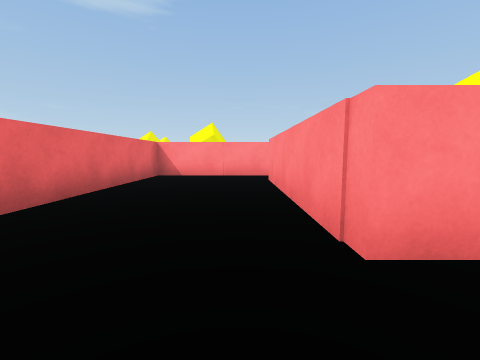
View 1 (above)

16 first-person views from a walk through a Unity game level. The camera is 0.62 m above the floor, tilts 6° down and sees 90° across. The floor is counted in squares, 1 m on a side. Each view is taken from the middle of a square. On the plan, view 1 faces up. The plan holds only what a view shows up to about 9 squares ahead; the rest is blank. The place goes on beyond the plan. The player is left out.

View 2
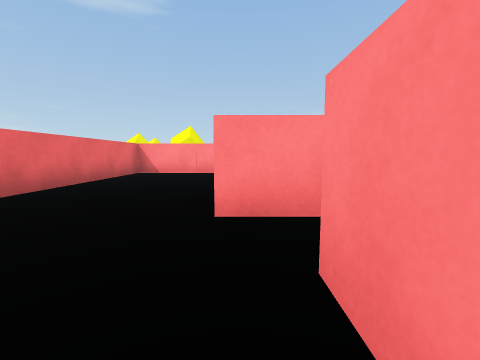

View 3
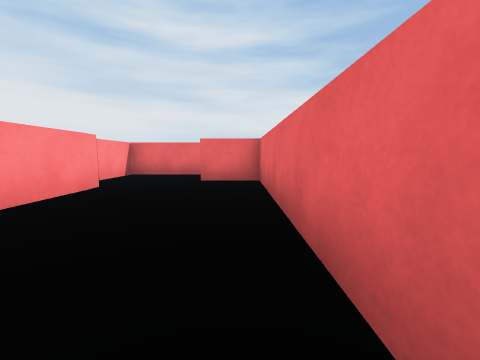

View 4
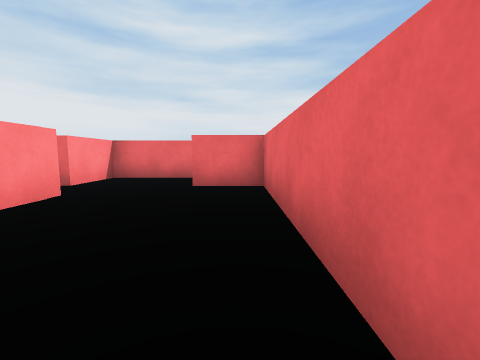

View 5
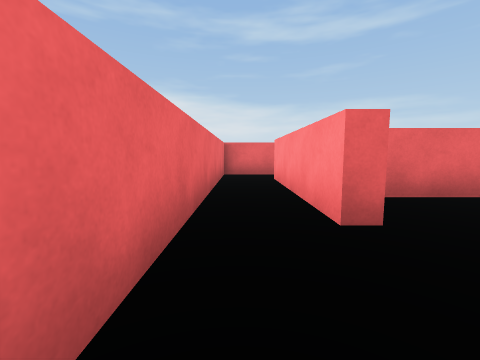

View 6
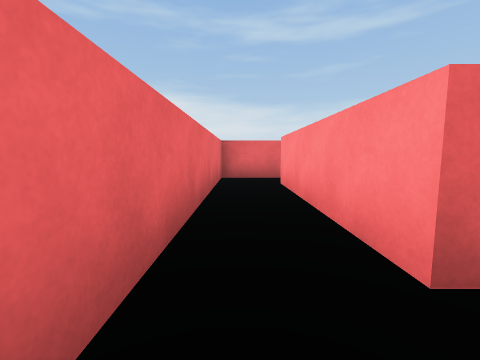

View 7
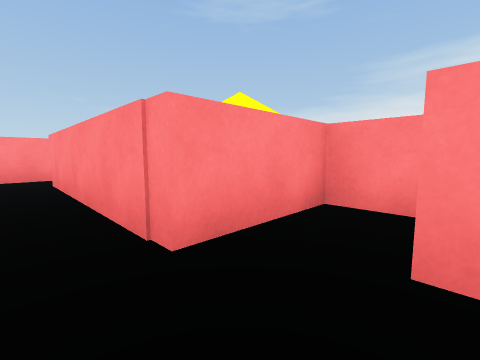

View 8
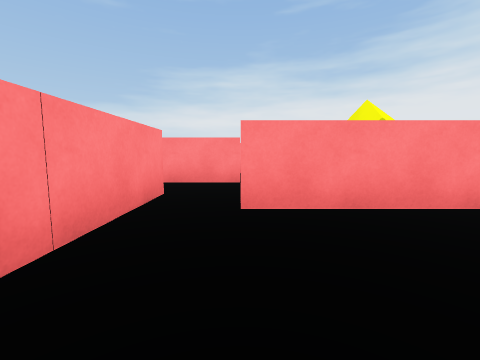

View 9
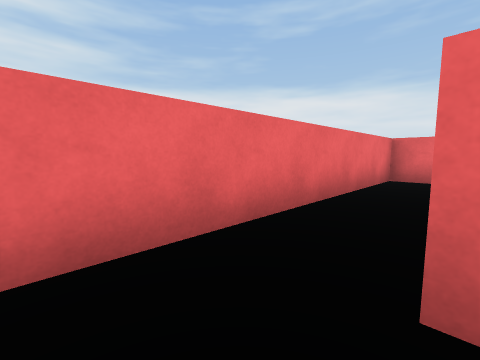

View 10
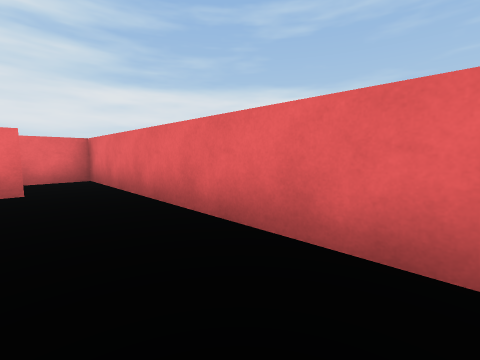

View 11
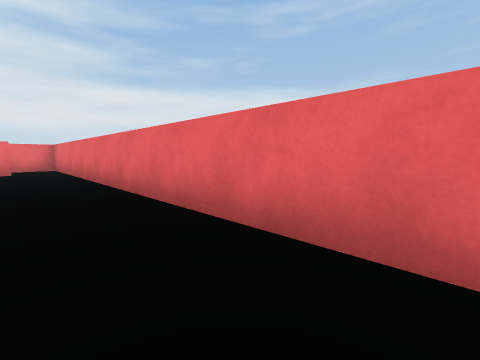

View 12
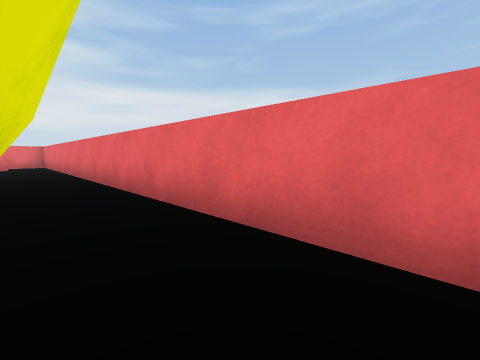

View 13
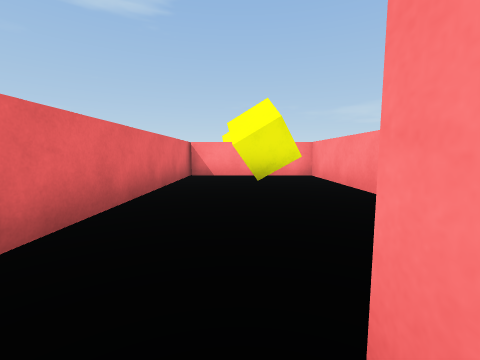

View 14
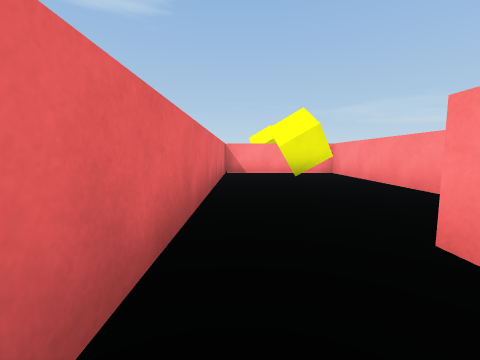

View 15
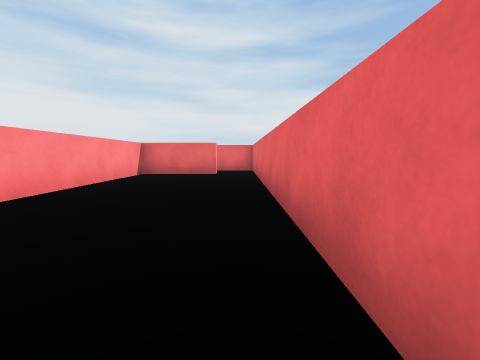

View 16
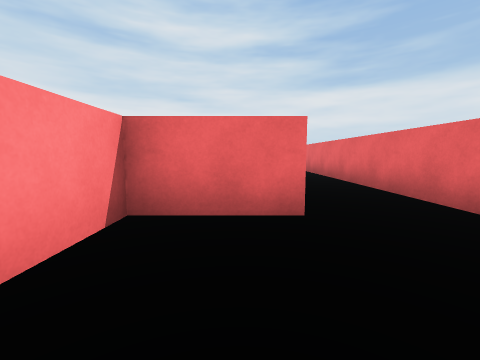

### Floor plan
Points are (right, up) in squares from view 1. A wall is a line through its corners. A room is listed if a view was taken in it or the views show most of it. See-through windows are left out.
Room 1 (views 1, 2, 3, 4, 5, 6, 7, 8, 9)
walls: (2.9, 0.4) (2.9, 1.4) (0.7, 1.4) (0.7, 6); (1.9, 7.2) (-2.5, 7.2) (-2.5, 0.3) (-1.1, 0.3) (-1.1, -0.1) (-5.2, -0.1); (-6.5, -0.5) (-6.5, -1.5) (1.4, -1.5) (1.4, 0.2)
ways out: opening at (-6, 0) to room 2; gap at (1, 6)
Room 2 (views 10, 11, 12, 13, 14, 15, 16)
walls: (-4.8, 7.6) (-2.8, 7.6) (-2.8, 14.2) (-6.5, 14.2); (-5.2, 0.3) (-2.8, 0.3) (-2.8, 5); (-6.5, 14.5) (-6.5, -0.5)
ways out: opening at (-6, 0) to room 1
objects: yellow cube (-5, 12) to (-4, 12)

Positions as (right, up) in squares from view 1, and headings:
1: (0, 0), facing up
2: (1, -1), facing up
3: (-2, 6), facing down
4: (-2, 5), facing down
5: (1, -1), facing left
6: (0, -1), facing left
7: (0, 0), facing up-right
8: (-2, 6), facing right
9: (0, 0), facing down-left
10: (-5, 5), facing down-left
11: (-5, 10), facing down-left
12: (-5, 13), facing down-left
13: (-5, 7), facing up
14: (-6, 6), facing up
15: (-6, 8), facing down
16: (-4, 10), facing down
